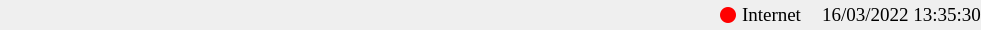
     <widget class="QFrame" name="frameFooter">
      <property name="minimumSize">
       <size>
        <width>0</width>
        <height>30</height>
       </size>
      </property>
      <property name="maximumSize">
       <size>
        <width>16777215</width>
        <height>30</height>
       </size>
      </property>
      <property name="styleSheet">
       <string notr="true">border:none;</string>
      </property>
      <property name="frameShape">
       <enum>QFrame::StyledPanel</enum>
      </property>
      <property name="frameShadow">
       <enum>QFrame::Raised</enum>
      </property>
      <layout class="QHBoxLayout" name="horizontalLayout_4">
       <property name="spacing">
        <number>20</number>
       </property>
       <property name="leftMargin">
        <number>0</number>
       </property>
       <property name="topMargin">
        <number>0</number>
       </property>
       <property name="rightMargin">
        <number>0</number>
       </property>
       <property name="bottomMargin">
        <number>0</number>
       </property>
       <item>
        <spacer name="horizontalSpacer">
         <property name="orientation">
          <enum>Qt::Horizontal</enum>
         </property>
         <property name="sizeHint" stdset="0">
          <size>
           <width>720</width>
           <height>20</height>
          </size>
         </property>
        </spacer>
       </item>
       <item>
        <widget class="QFrame" name="frameInternet">
         <property name="toolTip">
          <string>Mất kết nối internet</string>
         </property>
         <property name="toolTipDuration">
          <number>0</number>
         </property>
         <property name="frameShape">
          <enum>QFrame::StyledPanel</enum>
         </property>
         <property name="frameShadow">
          <enum>QFrame::Raised</enum>
         </property>
         <layout class="QHBoxLayout" name="horizontalLayout_3">
          <property name="leftMargin">
           <number>0</number>
          </property>
          <property name="topMargin">
           <number>0</number>
          </property>
          <property name="rightMargin">
           <number>0</number>
          </property>
          <property name="bottomMargin">
           <number>0</number>
          </property>
          <item>
           <widget class="QLabel" name="lb_internet">
            <property name="minimumSize">
             <size>
              <width>16</width>
              <height>16</height>
             </size>
            </property>
            <property name="maximumSize">
             <size>
              <width>16</width>
              <height>16</height>
             </size>
            </property>
            <property name="styleSheet">
             <string notr="true">background-color: rgb(255, 0, 0);
border-radius:8px;</string>
            </property>
            <property name="text">
             <string/>
            </property>
           </widget>
          </item>
          <item>
           <widget class="QLabel" name="label_7">
            <property name="font">
             <font>
              <family>Times New Roman</family>
              <pointsize>14</pointsize>
             </font>
            </property>
            <property name="styleSheet">
             <string notr="true"/>
            </property>
            <property name="text">
             <string>Internet</string>
            </property>
           </widget>
          </item>
         </layout>
        </widget>
       </item>
       <item>
        <widget class="QLabel" name="lb_datetime">
         <property name="font">
          <font>
           <family>Times New Roman</family>
           <pointsize>14</pointsize>
          </font>
         </property>
         <property name="styleSheet">
          <string notr="true"/>
         </property>
         <property name="text">
          <string>16/03/2022 13:35:30</string>
         </property>
        </widget>
       </item>
      </layout>
     </widget>
